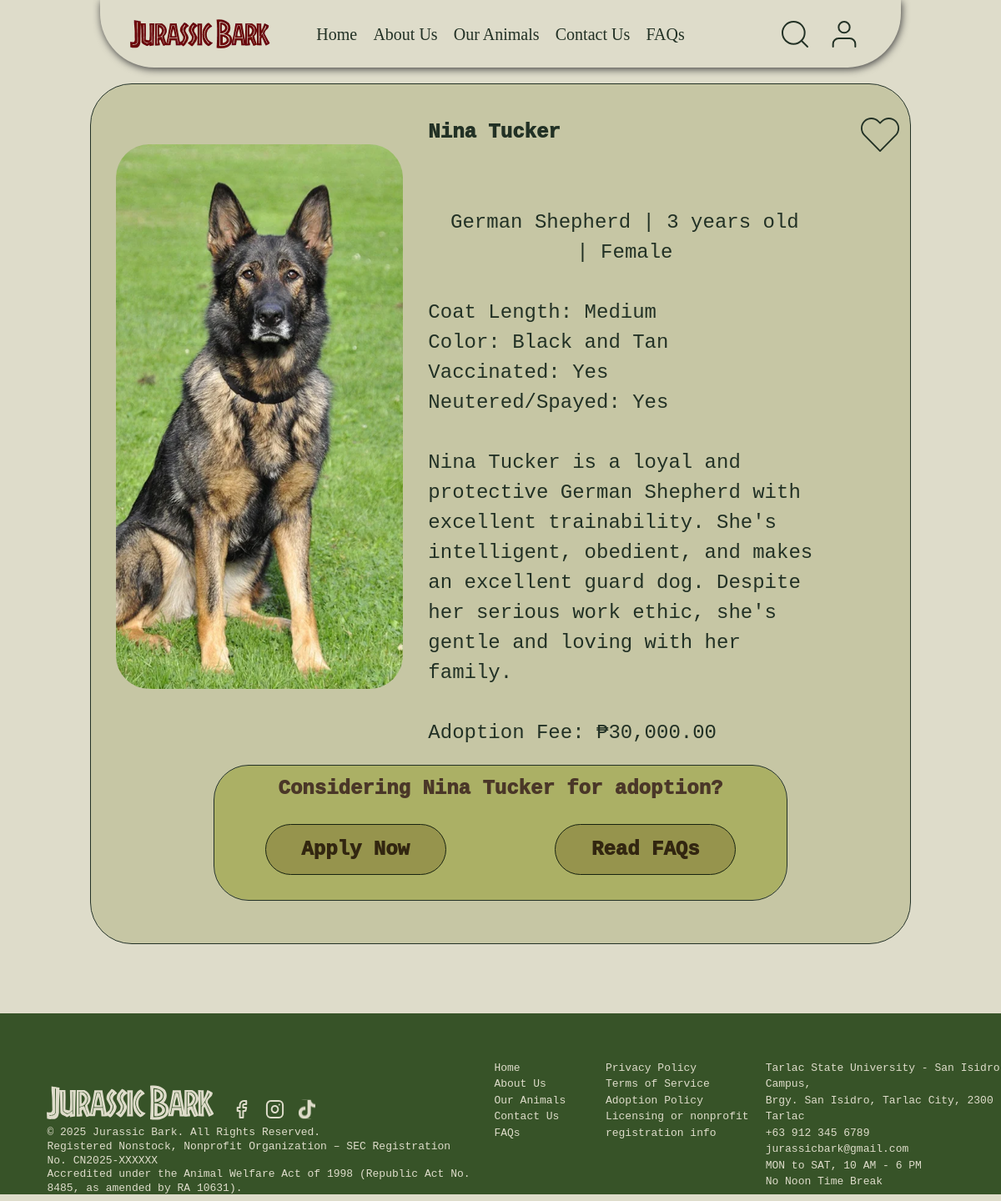
The page /petDetails.php?id=11 on the database its author committed.
### tables this page shows
CREATE TABLE `pets` (
  `petID` int(11) NOT NULL,
  `name` varchar(50) NOT NULL,
  `type` varchar(50) NOT NULL,
  `breed` varchar(50) NOT NULL,
  `age` int(11) NOT NULL,
  `price` double NOT NULL,
  `details` longtext NOT NULL CHECK (json_valid(`details`)),
  `imageDirectory` varchar(255) NOT NULL,
  `adoptedById` int(11) DEFAULT NULL
);

### petDetails.php (the view, shortened to what this page needs)
<?php
$petId = isset($_GET['id']) ? intval($_GET['id']) : 0;
$pet = null;
$error = null;
if ($petId > 0) {
    try {
        $host = '127.0.0.1';
        $dbname = 'adoptiondb';
        $username = 'root';
        $password = '';
        $pdo = new PDO("mysql:host=$host;dbname=$dbname;charset=utf8mb4", $username, $password);
        $pdo->setAttribute(PDO::ATTR_ERRMODE, PDO::ERRMODE_EXCEPTION);
        $stmt = $pdo->prepare("SELECT petID, name, type, breed, age, price, details, imageDirectory FROM pets WHERE petID = :petId");
        $stmt->bindParam(':petId', $petId, PDO::PARAM_INT);
        $stmt->execute();
        $pet = $stmt->fetch(PDO::FETCH_ASSOC);
    } catch (PDOException $e) {
        $error = "Database error: " . $e->getMessage();
    }
} else {
    $error = "Invalid pet ID.";
}
$gender = 'Unknown';
$color = 'Unknown';
$personality = 'No description available';
$vaccinated = 'Unknown';
$neutered = 'Unknown';
$coatLength = 'Unknown';
if ($pet) {
    $details = json_decode($pet['details'], true);
    if ($details) {
        $gender = isset($details['gender']) ? $details['gender'] : 'Unknown';
        $color = isset($details['color']) ? $details['color'] : 'Unknown';
        $personality = isset($details['personality']) ? $details['personality'] : 'No description available';
        $vaccinated = isset($details['vaccinated']) ? ($details['vaccinated'] ? 'Yes' : 'No') : 'Unknown';
        $neutered = isset($details['spayed_neutered']) ? ($details['spayed_neutered'] ? 'Yes' : 'No') : 'Unknown';
        $coatLength = isset($details['coat_length']) ? $details['coat_length'] : 'Unknown';
    }
}
$ageText = $pet ? ($pet['age'] > 1 ? $pet['age'] . ' years old' : $pet['age'] . ' year old') : '';
?>
<!DOCTYPE html>
<html lang="en">
<head>
    <link rel="stylesheet" href="petDetails.css">
    <link rel="stylesheet" href="global-application-styles.css">
    <link rel="stylesheet" href="globalFooterNav.css">
</head>
<body>
    <div class="nav">
        <div class="navLogo">
            <img src="images/homeImages/Jurassic Bark.webp" alt="">
        </div>
        <div class="mainNav">
            <p><a href="index.html">Home</a></p>
            <p> <a href="aboutUs.html">About Us</a></p>
            <p> <a href="ourAnimals.php">Our Animals</a></p>
            <p><a href="contact.html">Contact Us</a></p>
            <p><a href="faqs.html">FAQs</a></p>
        </div>
        <div class="navControls">
        </div>
    </div>
    <?php if ($error): ?>
        <div style="text-align: center; padding: 50px; width: 82%;">
            <h2>Error</h2>
            <p><?php echo htmlspecialchars($error); ?></p>
            <p><a href="ourAnimals.php" style="color: #223125; text-decoration: underline;">Back to Animals List</a></p>
        </div>
    <?php elseif ($pet): ?>
    <div class="petDetailsCon">
        <div class="petDetailsBg"></div>
        <div class="imageCon">
            <div class="imageHolder">
                <img class="petImage"
                     src="<?php echo htmlspecialchars($pet['imageDirectory']); ?>"
                     alt="<?php echo htmlspecialchars($pet['name']); ?>"
                     onerror="this.src='images/homeImages/petPics/default-pet.jpg'">
            </div>
        </div>
        <div class="petContent">
            <div class="petText">
                <p class="name"><?php echo htmlspecialchars($pet['name']); ?></p>
                <p class="details">
                    <p class="petTypeText" style="text-align: center" >
                        <?php echo htmlspecialchars($pet['breed']); ?> | <?php echo $ageText; ?> | <?php echo htmlspecialchars($gender); ?>
                    </p>
                    <br>
                    Coat Length: <?php echo htmlspecialchars($coatLength); ?> <br>
                    Color: <?php echo htmlspecialchars($color); ?> <br>
                    Vaccinated: <?php echo htmlspecialchars($vaccinated); ?> <br>
                    Neutered/Spayed: <?php echo htmlspecialchars($neutered); ?>
                    <br><br>
                    <?php echo htmlspecialchars($personality); ?>
                    <br><br>
                    Adoption Fee: ₱<?php echo number_format($pet['price'], 2); ?>
                </p>
            </div>
            <div class="petControls">
                <img class="heartIcon" src="images/ourAnimalsImages/heart icon.svg" alt="">
            </div>
        </div>
        <div id="bottomAdoption" class="adoption" >
            <div class="bottomAdoptionBg adoptionBg"></div>
            <p class="bottomAdoptionText adoptionText">Considering <?php echo htmlspecialchars($pet['name']); ?> for adoption?</p>
            <a href="user-application-page.html?petId=<?php echo $pet['petID']; ?>" class="bottomAdoptionBtn adoptionBtn">Apply Now</a>
            <div class="bottomAdoptionBtn adoptionBtn">Read FAQs</div>
        </div>
    </div>
    <?php endif; ?>
     <div class="HomeFooter">
        <div class="footerBg" ></div>
        <div class="foot1" >
            <div class="footerLogoIcons" >
                <img class="footLogo" src="images/homeImages/Jurassic Bark.svg" alt="">
                <div class="smallIconsCon">
                    <img class="smallIcons" src="images/homeImages/facebook.svg" alt="">
                    <img class="smallIcons" src="images/homeImages/instagram.svg" alt="">
                    <img class="smallIcons" src="images/homeImages/tiktok.svg" alt="">            </div>
                </div>
            <div class="foot1Text" >
                © 2025 Jurassic Bark. All Rights Reserved.
                <br>
                Registered Nonstock, Nonprofit Organization – SEC Registration No. CN2025-XXXXXX
                <br>
                Accredited under the Animal Welfare Act of 1998 (Republic Act No. 8485, as amended by RA 10631).
            </div>
        </div>
        <div class="foot2" >
            Home
            <br>
            About Us
            <br>
            Our Animals
            <br>
            Contact Us
            <br>
            FAQs
        </div>
        <div class="foot3" >
            Privacy Policy
            <br>
            Terms of Service
            <br>
            Adoption Policy
            <br>
            Licensing or nonprofit
            <br>
            registration info
        </div>
        <div class="foot4" >
            Tarlac State University - San Isidro Campus,
            <br>
            Brgy. San Isidro, Tarlac City, 2300 Tarlac
            <br>
            +63 912 345 6789
            <br>
            jurassicbark@gmail.com
            <br>
            MON to SAT, 10 AM - 6 PM
            <br>
            No Noon Time Break
        </div>
     </div>
</body>
</html>

### petDetails.css (style rules this page uses)
*, *::before, *::after { box-sizing: border-box; }
* { margin: 0; }
@media (prefers-reduced-motion: no-preference) { html { interpolate-size: allow-keywords; } }
body { line-height: 1.5; -webkit-font-smoothing: antialiased; }
img, picture, video, canvas, svg { display: block; max-width: 100%; }
p, h1, h2, h3, h4, h5, h6 { overflow-wrap: break-word; }
p { text-wrap: pretty; }
:root { --fontColor: #223125; --fontColor2: #725134; --fontColor3: #444E27; --bgColor: #DEDCCA; }
body { position: relative; background: var(--bgColor); color: var(--fontColor); font-family: "Chakra Petch"; display: flex; flex-direction: column; align-items: center; overflow-x: hidden; }
#bottomAdoption { display: none; }
.petDetailsCon { border: 1px solid #223125; width: 82%; display: grid; grid-template-columns: .7fr 1fr; height: 638px; overflow: hidden; border-radius: 50px; position: relative; }
.petDetailsBg { background: #223125; mix-blend-mode: overlay; width: 100%; height: 100%; position: absolute; z-index: -1; }
.imageCon { display: flex; align-items: center; justify-content: center; }
.imageHolder { width: 85%; height: 82%; border-radius: 50px; border: 2px yellow; display: flex; align-items: center; justify-content: center; }
.petImage { height: 100%; width: auto; object-fit: cover; border-radius: 40px; display: block; }
.petContent { display: flex; color: var(--fontColor); }
.petText { font-size: 24px; margin-top: 7%; font-weight: 100; margin-right: 10px; }
.details { white-space: pre-wrap !important; }
.name { font-weight: 1000; }
.petControls { display: flex; flex-direction: column; position: relative; justify-content: space-between; padding-right: 2%; margin-top: 7%; }
.heartIcon { width: 47px; align-self: flex-end; }
.adoption { position: relative; display: flex; flex-direction: column; border: 1px solid #223125; text-align: center; border-radius: 42px; gap: 10px; overflow: hidden; margin-bottom: 5%; }
.adoptionBg { background: #444E27; position: absolute; width: 100%; height: 100%; mix-blend-mode: overlay; z-index: -1; }
.adoptionText { margin-top: 30px; font-size: 24px; font-weight: 1000; margin-left: 20px; margin-right: 20px; }
.adoptionBtn { width: 217px; height: 61px; font-size: 24px; font-weight: 1000; background: #E0D7C3; mix-blend-mode: multiply; border-radius: 100px; display: flex; align-items: center; justify-content: center; margin-left: 20px; margin-right: 20px; border: 1px solid #223125; }
.adoption :last-child { margin-bottom: 30px; }
@media only screen and (max-width: 1336px) { .adoption { display: none; } }
@media only screen and (max-width: 1336px) { .petDetailsCon { grid-template-rows: 1fr auto; height: auto; } }
@media only screen and (max-width: 1336px) { #bottomAdoption { display: grid; grid-template-columns: 1fr 1fr; grid-template-rows: 1fr 1fr; grid-column: 1/3; height: 70%; justify-items: center; margin-left: 15%; margin-right: 15%; grid-row: 2; margin-bottom: 2%; margin-top: 2%; } }
@media only screen and (max-width: 1336px) { .heartIcon { width: 47px; flex-shrink: 0; } }
@media only screen and (max-width: 1336px) { .adoptionText { grid-column: 1/3; margin-top: 10px; } }
@media only screen and (max-width: 1336px) { .petControls { width: 100%; } }
.heartIcon { cursor: pointer; transition: all 0.3s ease; position: relative; filter-drop: drop-shadow(0 0 0 rgba(255, 0, 0, 0)); }

### global-application-styles.css (style rules this page uses)
* { margin: 0; padding: 0; box-sizing: border-box; }
:root { --container-w: 743.17px; --img-max: 100px; }
body { font-family: 'Chakra Petch', monospace; background-image: url('fabric_background.png'); background-size: cover; min-height: 100vh; color: #4a3728; padding: clamp(28px, 6.5vw, 120px) 0 clamp(16px, 4.5vw, 80px) 0; }

### rows shown on the page
pets: imageDirectory (picture), name "Nina Tucker", breed "German Shepherd", age "3 years old", details "Female", details "Medium", details "Black and Tan", details "Yes", details "Nina Tucker is a loyal and protective German Shepherd with excellent trainability. She's intelligent, obedient, and makes an excellent guard dog. Despite her serious work ethic, she's gentle and loving with her family.", price "30,000.00"
